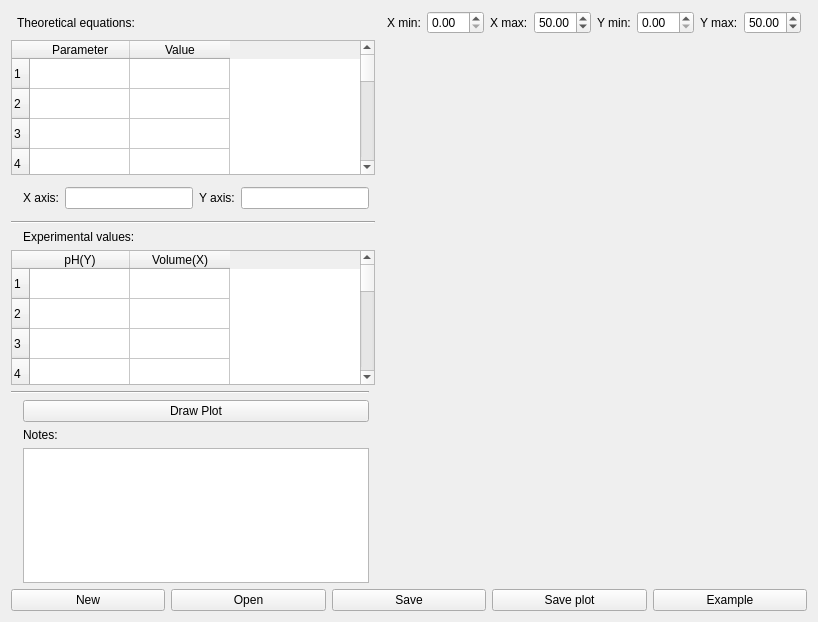
<?xml version="1.0" encoding="UTF-8"?>
<ui version="4.0">
 <author>Luca Tringali</author>
 <class>titrationCalculator</class>
 <widget class="QWidget" name="titrationCalculator">
  <property name="geometry">
   <rect>
    <x>0</x>
    <y>0</y>
    <width>818</width>
    <height>622</height>
   </rect>
  </property>
  <layout class="QGridLayout" name="gridLayout_2">
   <item row="2" column="0">
    <layout class="QVBoxLayout" name="verticalLayout_3">
     <item>
      <layout class="QGridLayout" name="gridLayout">
       <item row="0" column="7">
        <widget class="QLabel" name="label_2">
         <property name="text">
          <string>X max:</string>
         </property>
        </widget>
       </item>
       <item row="12" column="2">
        <widget class="QPushButton" name="pushButton">
         <property name="text">
          <string>Draw Plot</string>
         </property>
        </widget>
       </item>
       <item row="10" column="0" colspan="4">
        <widget class="QTableWidget" name="tableWidget_2">
         <property name="rowCount">
          <number>50</number>
         </property>
         <row/>
         <row/>
         <row/>
         <row/>
         <row/>
         <row/>
         <row/>
         <row/>
         <row/>
         <row/>
         <row/>
         <row/>
         <row/>
         <row/>
         <row/>
         <row/>
         <row/>
         <row/>
         <row/>
         <row/>
         <row/>
         <row/>
         <row/>
         <row/>
         <row/>
         <row/>
         <row/>
         <row/>
         <row/>
         <row/>
         <row/>
         <row/>
         <row/>
         <row/>
         <row/>
         <row/>
         <row/>
         <row/>
         <row/>
         <row/>
         <row/>
         <row/>
         <row/>
         <row/>
         <row/>
         <row/>
         <row/>
         <row/>
         <row/>
         <row/>
         <column>
          <property name="text">
           <string>pH(Y)</string>
          </property>
         </column>
         <column>
          <property name="text">
           <string>Volume(X)</string>
          </property>
         </column>
        </widget>
       </item>
       <item row="6" column="0" rowspan="3" colspan="4">
        <widget class="Line" name="line_2">
         <property name="orientation">
          <enum>Qt::Horizontal</enum>
         </property>
        </widget>
       </item>
       <item row="0" column="1" colspan="4">
        <widget class="QLabel" name="label_7">
         <property name="text">
          <string>Theoretical equations:</string>
         </property>
        </widget>
       </item>
       <item row="0" column="11">
        <widget class="QLabel" name="label_3">
         <property name="text">
          <string>Y max:</string>
         </property>
        </widget>
       </item>
       <item row="0" column="9">
        <widget class="QLabel" name="label">
         <property name="text">
          <string>Y min:</string>
         </property>
        </widget>
       </item>
       <item row="4" column="2">
        <layout class="QHBoxLayout" name="horizontalLayout_2">
         <item>
          <widget class="QLabel" name="label_4">
           <property name="text">
            <string>X axis:</string>
           </property>
          </widget>
         </item>
         <item>
          <widget class="QLineEdit" name="xaxis">
           <property name="maximumSize">
            <size>
             <width>174</width>
             <height>24</height>
            </size>
           </property>
          </widget>
         </item>
         <item>
          <widget class="QLabel" name="label_5">
           <property name="text">
            <string>Y axis:</string>
           </property>
          </widget>
         </item>
         <item>
          <widget class="QLineEdit" name="yaxis"/>
         </item>
        </layout>
       </item>
       <item row="2" column="4" rowspan="13" colspan="10">
        <widget class="KPlotWidget" name="kplotwidget">
         <property name="frameShape">
          <enum>QFrame::NoFrame</enum>
         </property>
         <property name="frameShadow">
          <enum>QFrame::Plain</enum>
         </property>
         <property name="midLineWidth">
          <number>1</number>
         </property>
         <property name="backgroundColor">
          <color>
           <red>255</red>
           <green>255</green>
           <blue>255</blue>
          </color>
         </property>
         <property name="foregroundColor">
          <color>
           <red>0</red>
           <green>0</green>
           <blue>0</blue>
          </color>
         </property>
         <property name="grid" stdset="0">
          <bool>true</bool>
         </property>
        </widget>
       </item>
       <item row="2" column="0" colspan="4">
        <widget class="QTableWidget" name="tableWidget">
         <property name="rowCount">
          <number>50</number>
         </property>
         <property name="columnCount">
          <number>2</number>
         </property>
         <row/>
         <row/>
         <row/>
         <row/>
         <row/>
         <row/>
         <row/>
         <row/>
         <row/>
         <row/>
         <row/>
         <row/>
         <row/>
         <row/>
         <row/>
         <row/>
         <row/>
         <row/>
         <row/>
         <row/>
         <row/>
         <row/>
         <row/>
         <row/>
         <row/>
         <row/>
         <row/>
         <row/>
         <row/>
         <row/>
         <row/>
         <row/>
         <row/>
         <row/>
         <row/>
         <row/>
         <row/>
         <row/>
         <row/>
         <row/>
         <row/>
         <row/>
         <row/>
         <row/>
         <row/>
         <row/>
         <row/>
         <row/>
         <row/>
         <row/>
         <column>
          <property name="text">
           <string>Parameter</string>
          </property>
         </column>
         <column>
          <property name="text">
           <string>Value</string>
          </property>
         </column>
        </widget>
       </item>
       <item row="9" column="2">
        <widget class="QLabel" name="label_6">
         <property name="text">
          <string>Experimental values:</string>
         </property>
        </widget>
       </item>
       <item row="13" column="2">
        <widget class="QLabel" name="label_8">
         <property name="text">
          <string>Notes:</string>
         </property>
        </widget>
       </item>
       <item row="11" column="0" colspan="3">
        <widget class="Line" name="line">
         <property name="orientation">
          <enum>Qt::Horizontal</enum>
         </property>
        </widget>
       </item>
       <item row="14" column="2">
        <widget class="QTextEdit" name="note"/>
       </item>
       <item row="0" column="8">
        <widget class="QDoubleSpinBox" name="xmax">
         <property name="value">
          <double>50.000000000000000</double>
         </property>
        </widget>
       </item>
       <item row="0" column="6">
        <widget class="QDoubleSpinBox" name="xmin"/>
       </item>
       <item row="0" column="5">
        <widget class="QLabel" name="label_9">
         <property name="text">
          <string>X min:</string>
         </property>
        </widget>
       </item>
       <item row="0" column="10">
        <widget class="QDoubleSpinBox" name="ymin"/>
       </item>
       <item row="0" column="12">
        <widget class="QDoubleSpinBox" name="ymax">
         <property name="value">
          <double>50.000000000000000</double>
         </property>
        </widget>
       </item>
      </layout>
     </item>
     <item>
      <layout class="QHBoxLayout" name="horizontalLayout">
       <item>
        <widget class="QPushButton" name="newfile">
         <property name="text">
          <string>New</string>
         </property>
        </widget>
       </item>
       <item>
        <widget class="QPushButton" name="open">
         <property name="text">
          <string>Open</string>
         </property>
        </widget>
       </item>
       <item>
        <widget class="QPushButton" name="save">
         <property name="text">
          <string>Save</string>
         </property>
        </widget>
       </item>
       <item>
        <widget class="QPushButton" name="saveimage">
         <property name="text">
          <string>Save plot</string>
         </property>
        </widget>
       </item>
       <item>
        <widget class="QPushButton" name="rapidhelp">
         <property name="text">
          <string>Example</string>
         </property>
        </widget>
       </item>
      </layout>
     </item>
    </layout>
   </item>
  </layout>
 </widget>
 <layoutdefault spacing="6" margin="11"/>
 <customwidgets>
  <customwidget>
   <class>KPlotWidget</class>
   <extends>QFrame</extends>
   <header>kplotwidget.h</header>
  </customwidget>
 </customwidgets>
 <tabstops>
  <tabstop>xmin</tabstop>
  <tabstop>xmax</tabstop>
  <tabstop>ymin</tabstop>
  <tabstop>ymax</tabstop>
  <tabstop>tableWidget</tabstop>
  <tabstop>xaxis</tabstop>
  <tabstop>yaxis</tabstop>
  <tabstop>tableWidget_2</tabstop>
  <tabstop>pushButton</tabstop>
  <tabstop>note</tabstop>
  <tabstop>newfile</tabstop>
  <tabstop>open</tabstop>
  <tabstop>save</tabstop>
  <tabstop>saveimage</tabstop>
  <tabstop>rapidhelp</tabstop>
 </tabstops>
 <resources/>
 <connections/>
</ui>
